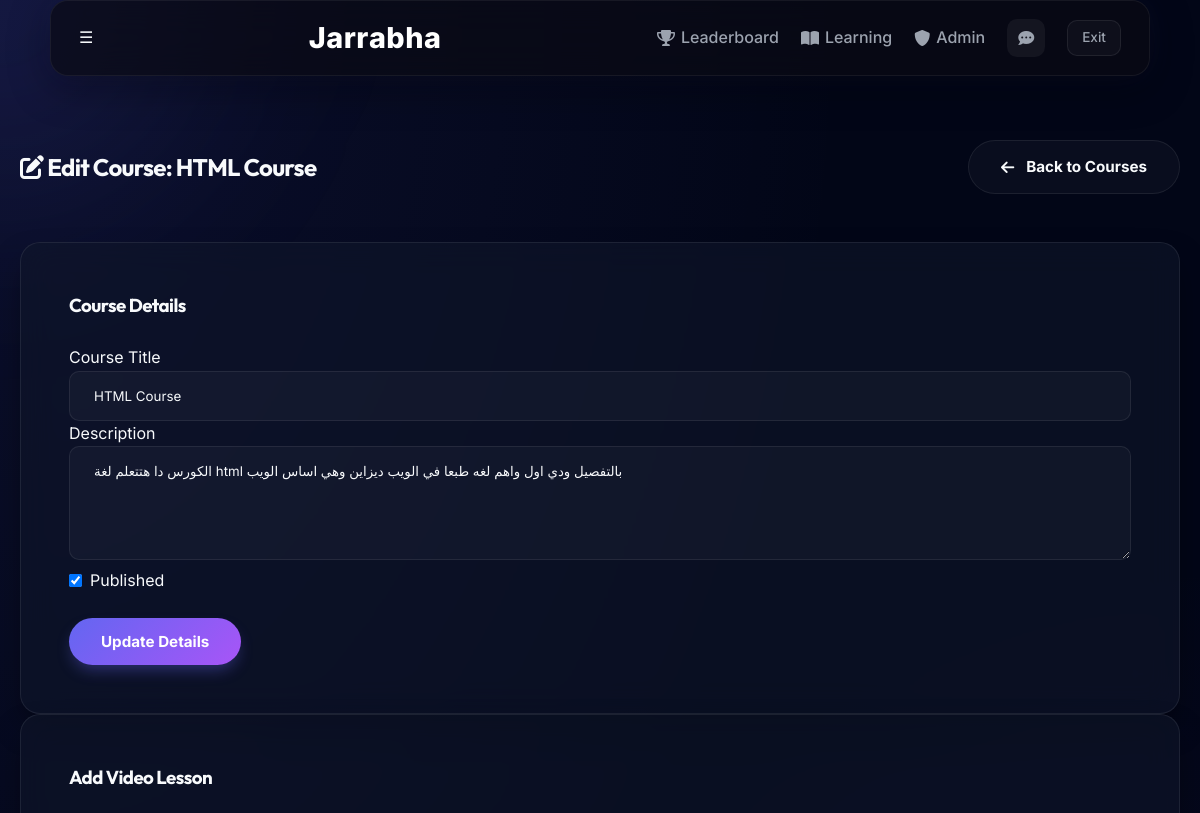
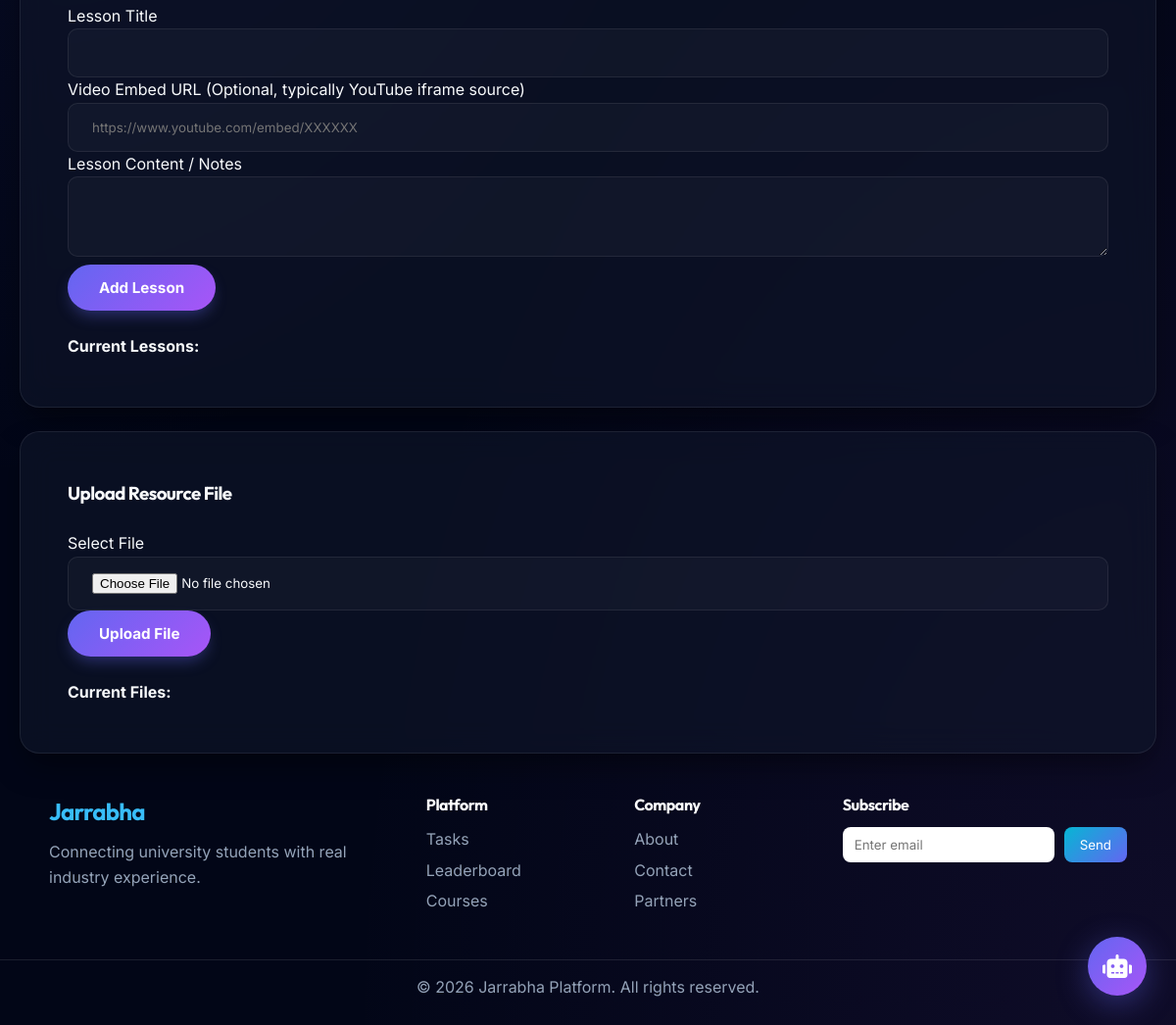
The page /admin/course/3/edit (signed in) on the database its author committed (2 pictures, top to bottom).
### app/models.py (models this page shows)
class Course(db.Model):
    id = db.Column(db.Integer, primary_key=True)
    category_id = db.Column(db.Integer, db.ForeignKey('course_category.id'), nullable=False)
    title = db.Column(db.String(200), nullable=False)
    description = db.Column(db.Text, nullable=False)
    thumbnail_url = db.Column(db.String(500), nullable=True) # URL or path to course image
    video_url = db.Column(db.String(500), nullable=True)     # YouTube link
    is_published = db.Column(db.Boolean, default=False)
    created_at = db.Column(db.DateTime, default=datetime.utcnow)
    lessons = db.relationship('Lesson', backref='course', lazy=True)
    files = db.relationship('CourseFile', backref='course', lazy=True)
    comments = db.relationship(
    'CourseComment',
    backref='course',
    cascade="all, delete-orphan",
    lazy=True
)

### app/routes/admin.py (the view, shortened to what this page needs)
@admin_bp.route('/course/<int:course_id>/edit', methods=['GET', 'POST'])
def edit_course(course_id):
    import os
    import uuid
    from flask import current_app
    from werkzeug.utils import secure_filename
    course = Course.query.get_or_404(course_id)
    return render_template('admin/edit_course.html', course=course)

### app/routes/admin.py (called while the page is built)
@admin_bp.before_request
@login_required
def require_admin():
    if current_user.role != 'admin':
        flash('Unauthorized access.', 'danger')
        return redirect(url_for('main.index'))

### app/templates/admin/edit_course.html (shortened to what this page needs)
{% extends "base.html" %}
{% block content %}
<div class="d-flex justify-between align-center mb-6">
    <h2><i class="fas fa-edit text-accent"></i> Edit Course: {{ course.title }}</h2>
    <a href="{{ url_for('admin.manage_courses') }}" class="btn btn-outline"><i class="fas fa-arrow-left"></i> Back to Courses</a>
</div>
<div class="grid" style="grid-template-columns: 1fr 1fr; gap: 2rem;">
    <div class="glass-panel">
        <h3 class="mb-4 border-bottom pb-2">Course Details</h3>
        <form action="{{ url_for('admin.edit_course', course_id=course.id) }}" method="POST">
            <div class="form-group">
                <label class="form-label">Course Title</label>
                <input type="text" name="title" class="form-control" value="{{ course.title }}" required>
            </div>
            <div class="form-group">
                <label class="form-label">Description</label>
                <textarea name="description" class="form-control" rows="5" required>{{ course.description }}</textarea>
            </div>
            <div class="form-group d-flex align-center mb-4">
                <input type="checkbox" name="is_published" id="is_published" style="margin-right: 0.5rem" {% if course.is_published %}checked{% endif %}>
                <label for="is_published">Published</label>
            </div>
            <button type="submit" class="btn btn-primary">Update Details</button>
        </form>
    </div>
    <div>
        <div class="glass-panel mb-4">
            <h3 class="mb-4 border-bottom pb-2">Add Video Lesson</h3>
            <form action="{{ url_for('admin.edit_course', course_id=course.id) }}" method="POST">
                <div class="form-group">
                    <label class="form-label">Lesson Title</label>
                    <input type="text" name="lesson_title" class="form-control" required>
                </div>
                <div class="form-group">
                    <label class="form-label">Video Embed URL (Optional, typically YouTube iframe source)</label>
                    <input type="url" name="lesson_video" class="form-control" placeholder="https://www.youtube.com/embed/XXXXXX">
                </div>
                <div class="form-group">
                    <label class="form-label">Lesson Content / Notes</label>
                    <textarea name="lesson_content" class="form-control" rows="3" required></textarea>
                </div>
                <button type="submit" class="btn btn-primary btn-sm">Add Lesson</button>
            </form>
            <div class="mt-4">
                <strong>Current Lessons:</strong>
            </div>
        </div>
        <div class="glass-panel">
            <h3 class="mb-4 border-bottom pb-2">Upload Resource File</h3>
            <form action="{{ url_for('admin.edit_course', course_id=course.id) }}" method="POST" enctype="multipart/form-data">
                <div class="form-group">
                    <label class="form-label">Select File</label>
                    <input type="file" name="course_file" class="form-control" required>
                </div>
                <button type="submit" class="btn btn-primary btn-sm">Upload File</button>
            </form>
            <div class="mt-4">
                <strong>Current Files:</strong>
            </div>
        </div>
    </div>
</div>
{% endblock %}

### app/static/css/style.css (style rules this page uses)
:root { --bg-dark: #020617; --bg-surface: #0a0f1e; --primary: #6366f1; --primary-light: #818cf8; --primary-glow: rgba(99, 102, 241, 0.4); --secondary: #a855f7; --secondary-glow: rgba(168, 85, 247, 0.4); --accent: #10b981; --warning: #f59e0b; --error: #ef4444; --text-main: #f8fafc; --text-muted: #94a3b8; --text-subtle: #475569; --glass-bg: rgba(15, 23, 42, 0.6); --glass-border: rgba(255, 255, 255, 0.08); --glass-shadow: 0 16px 32px -8px rgba(0, 0, 0, 0.5); --glass-blur: blur(16px); --space-xs: 0.5rem; --space-sm: 1rem; --space-md: 1.5rem; --space-lg: 3rem; --space-xl: 6rem; --radius-sm: 10px; --radius-md: 20px; --radius-lg: 32px; --radius-pill: 9999px; --transition-fast: 0.2s cubic-bezier(0.4, 0, 0.2, 1); --transition-smooth: 0.6s cubic-bezier(0.16, 1, 0.3, 1); }
* { margin: 0; padding: 0; box-sizing: border-box; font-family: 'Inter', system-ui, -apple-system, sans-serif; }
body { background: var(--bg-dark); color: var(--text-main); min-height: 100vh; overflow-x: hidden; line-height: 1.6; padding-top: 100px; background-image: radial-gradient(at 0% 0%, rgba(99, 102, 241, 0.1) 0px, transparent 50%), radial-gradient(at 100% 100%, rgba(168, 85, 247, 0.08) 0px, transparent 50%); }
h1, h2, h3, h4, h5, h6 { font-family: 'Outfit', sans-serif; color: var(--text-main); font-weight: 700; letter-spacing: -0.03em; }
.glass-panel { background: var(--glass-bg); backdrop-filter: var(--glass-blur); -webkit-backdrop-filter: var(--glass-blur); border: 1px solid var(--glass-border); border-radius: var(--radius-md); box-shadow: var(--glass-shadow); padding: var(--space-lg); transition: all var(--transition-smooth); }
.btn { display: inline-flex; align-items: center; justify-content: center; gap: 0.75rem; padding: 0.875rem 2rem; border-radius: var(--radius-pill); font-weight: 700; text-decoration: none; cursor: pointer; transition: all var(--transition-smooth); border: none; font-size: 0.95rem; position: relative; overflow: hidden; }
.btn-primary { background: linear-gradient(135deg, var(--primary), var(--secondary)); color: white; box-shadow: 0 8px 16px -4px var(--primary-glow); }
.btn-outline { background: rgba(255, 255, 255, 0.03); border: 1px solid var(--glass-border); color: var(--text-main); }
.form-control { width: 100%; padding: 1rem 1.5rem; background: rgba(255, 255, 255, 0.03); border: 1px solid var(--glass-border); border-radius: var(--radius-sm); color: var(--text-main); transition: all var(--transition-fast); }
.d-flex { display: flex; }
.justify-between { justify-content: space-between; }
.align-center { align-items: center; }
.mb-4 { margin-bottom: 1.5rem !important; }
.mb-6 { margin-bottom: 3rem !important; }
.mt-4 { margin-top: 1.5rem !important; }

### rows shown on the page
Course: title "HTML Course", description "الكورس دا هتتعلم لغة html بالتفصيل ودي اول واهم لغه طبعا في الويب ديزاين وهي اساس الويب", is_published "☑"
